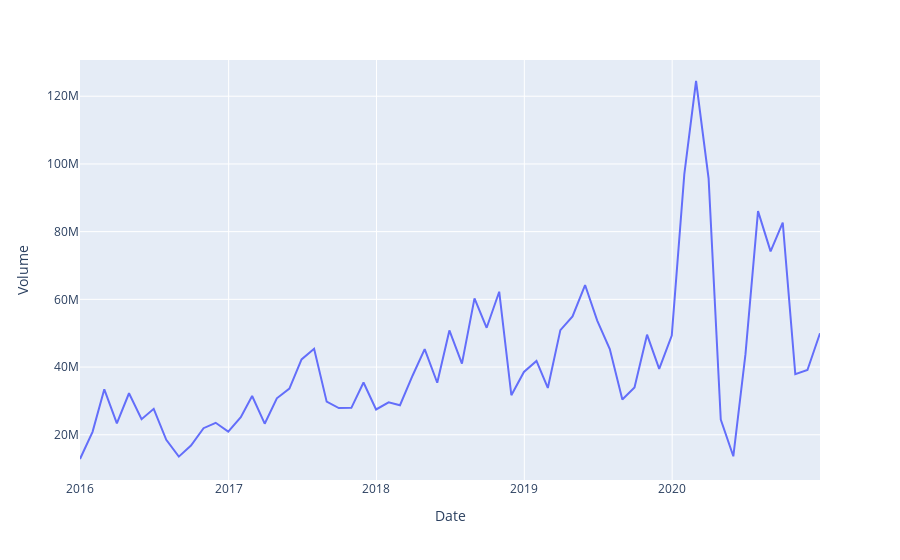

Notebook code for this chart:
### Code cell
fig = px.line(df1, x=df1.index, y = 'Volume', hover_data=['Close'])
fig.show()
